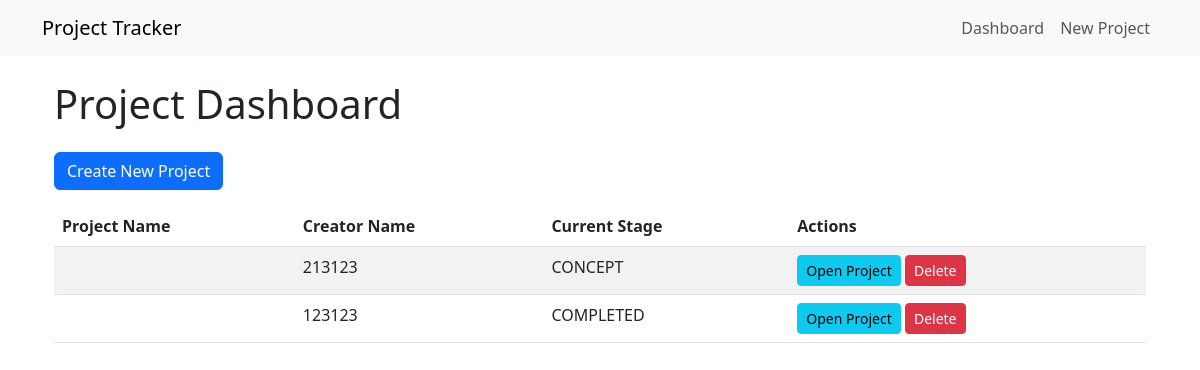
The app's page /, older data.
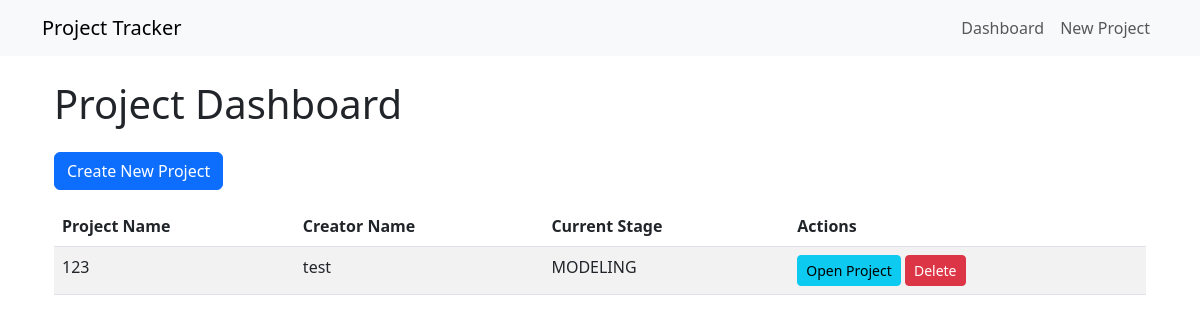
The same page, newer data.
### models.py (models this page shows)
class Project(Base):
    __tablename__ = 'projects'
    id = Column(Integer, primary_key=True)
    creator_name = Column(String(255), nullable=False)
    project_name = Column(String(255), nullable=False)
    current_stage = Column(Enum('CONCEPT', 'DESIGN', 'MODELING', 'PROTOTYPE', 'CONTRACT', 'PRODUCTION', 'LAUNCHED', 'COMPLETED', 'CANCELLED'), nullable=False)
    first_contact_date = Column(Date)
    first_response_date = Column(Date)
    last_contact_date = Column(Date)
    last_response_date = Column(Date)
    primary_communication_method = Column(String(50))
    communication = relationship("Communication", back_populates="project")
    design = relationship("Design", back_populates="project")
    modeling = relationship("Modeling", back_populates="project")
    prototype = relationship("Prototype", back_populates="project")
    product_pictures = relationship("ProductPictures", back_populates="project")
    contract = relationship("Contract", back_populates="project")
    tooling = relationship("Tooling", back_populates="project")
    launch = relationship("Launch", back_populates="project")
    production = relationship("Production", back_populates="project")
    packaging = relationship("Packaging", back_populates="project")
    customer_service = relationship("CustomerService", back_populates="project")
    freight = relationship("Freight", back_populates="project")
    shipping = relationship("Shipping", back_populates="project")

### app.py (the view)
@app.route('/')
def dashboard():
    projects = Project.query.all()
    return render_template('dashboard.html', projects=projects)

### app.py (called while the page is built)
@app.teardown_appcontext
def shutdown_session(exception=None):
    db_session.remove()

### templates/dashboard.html (shortened to what this page needs)
{% extends "base.html" %}
{% block content %}
<div class="container">
    <h1 class="my-4">Project Dashboard</h1>
    <a href="{{ url_for('new_project') }}" class="btn btn-primary mb-3">Create New Project</a>
    <table class="table table-striped">
        <thead>
            <tr>
                <th>Project Name</th>
                <th>Creator Name</th>
                <th>Current Stage</th>
                <th>Actions</th>
            </tr>
        </thead>
        <tbody>
            {% for project in projects %}
            <tr>
                <td>{{ project.project_name }}</td>
                <td>{{ project.creator_name }}</td>
                <td>{{ project.current_stage }}</td>
                <td>
                    <a href="{{ url_for('edit_project', project_id=project.id) }}" class="btn btn-sm btn-info">Open Project</a>
                    <button class="btn btn-sm btn-danger" onclick="confirmDelete({{ project.id }})">Delete</button>
                </td>
            </tr>
            {% endfor %}
        </tbody>
    </table>
</div>
{% endblock %}

Row changes from the older to the newer data that the page shows:
removed Project: creator_name "213123", current_stage "CONCEPT"
removed Project: creator_name "123123", current_stage "COMPLETED"
added Project: project_name "123", creator_name "test", current_stage "MODELING"
